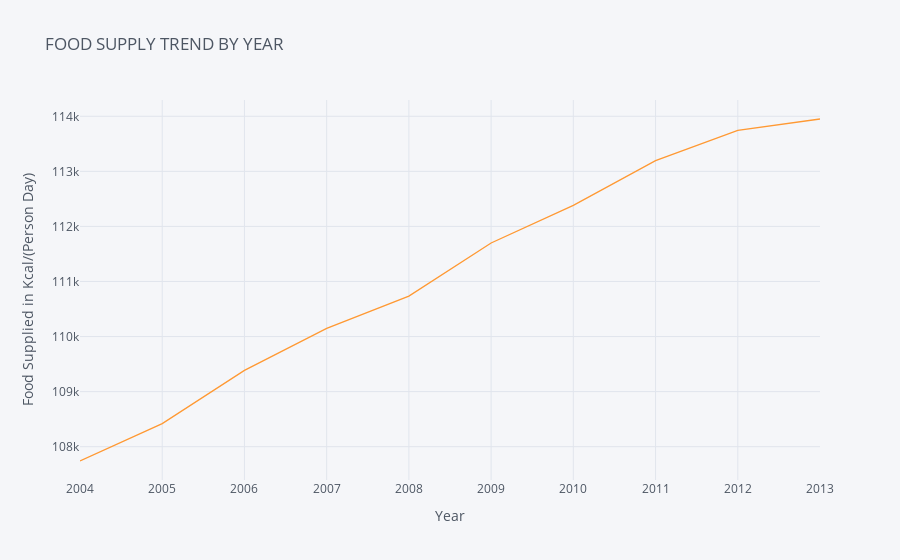

Here is the notebook cell this chart was saved with:
### Markdown cell above
**Apart for the drop between 2006 and 2007, there was a progressive increase in food production**

### Code cell
df4.iplot(kind='line',x='Year',y='Value',title='FOOD SUPPLY TREND BY YEAR',xTitle='Year',
          yTitle='Food Supplied in Kcal/(Person Day)')

### Figure 1 — Plotly figure (JSON) as saved in the notebook; plotly's stock layout.template omitted (floating-point values rounded to 4 significant figures)
{"data": [{"line": {"color": "rgba(255, 153, 51, 1.0)", "dash": "solid", "shape": "linear", "width": 1.3}, "mode": "lines", "name": "Value", "text": "", "type": "scatter", "x": [2004, 2005, 2006, 2007, 2008, 2009, 2010, 2011, 2012, 2013], "y": [107740, 108418, 109386, 110149, 110734, 111700, 112383, 113194, 113744, 113951]}], "layout": {"legend": {"bgcolor": "#F5F6F9", "font": {"color": "#4D5663"}}, "paper_bgcolor": "#F5F6F9", "plot_bgcolor": "#F5F6F9", "title": {"font": {"color": "#4D5663"}, "text": "FOOD SUPPLY TREND BY YEAR"}, "xaxis": {"gridcolor": "#E1E5ED", "showgrid": true, "tickfont": {"color": "#4D5663"}, "title": {"font": {"color": "#4D5663"}, "text": "Year"}, "zerolinecolor": "#E1E5ED"}, "yaxis": {"gridcolor": "#E1E5ED", "showgrid": true, "tickfont": {"color": "#4D5663"}, "title": {"font": {"color": "#4D5663"}, "text": "Food Supplied in Kcal/(Person Day)"}, "zerolinecolor": "#E1E5ED"}}}
